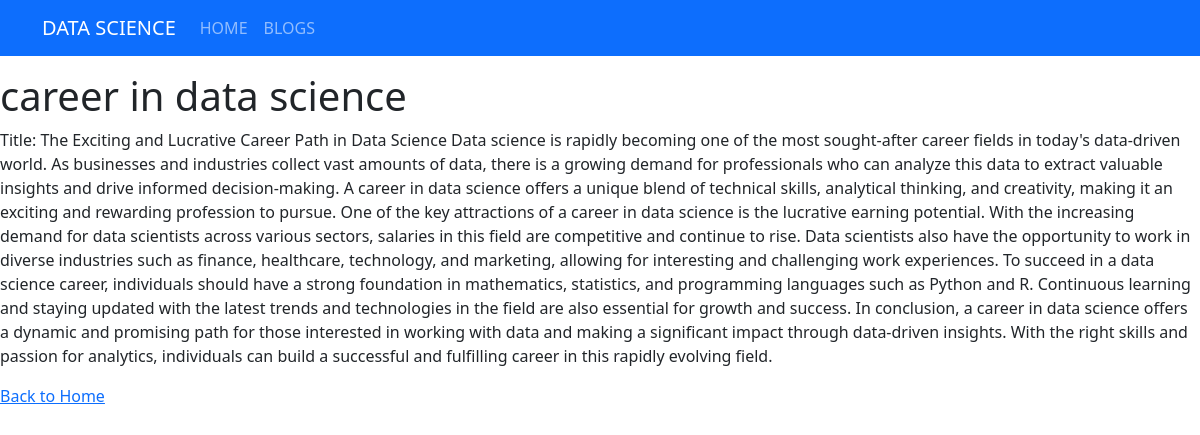
The page /post/33/ on the database its author committed.
### blog/models.py (models this page shows, shortened)
class Post(models.Model):
    title = models.CharField(max_length=200)
    content = models.TextField()
    excerpt = models.TextField(blank=True, null=True)
    created_at = models.DateTimeField(default=timezone.now)
    is_published = models.BooleanField(default=False)
    category = models.ForeignKey(Category, on_delete=models.CASCADE, related_name='posts', null=True, blank=True)
    image_url = models.URLField(max_length=200, null=True, blank=True)

### blog/views.py (the view)
# urls.py: path("post/<int:id>/", views.blog_details, name="blog_details"),
def blog_details(req, id):
    post = get_object_or_404(Post, id=id)
    return render(req, 'blog/details.html', {'post': post})

### blog/templates/blog/details.html (shortened to what this page needs)
{% extends 'base.html' %}
{% block content %}
<h1>{{ post.title }}</h1>
<p>{{ post.content }}</p>
<a href="{% url 'index' %}">Back to Home</a>
{% endblock %}

### rows shown on the page
Post: title "career in data science", content "Title: The Exciting and Lucrative Career Path in Data Science Data science is rapidly becoming one of the most sought-after career fields in today's data-driven world. As businesses and industries collect vast amounts of data, there is a growing demand for professionals who can analyze this data to extract valuable insights and drive informed decision-making. A career in data science offers a unique blend of technical skills, analytical thinking, and creativity, making it an exciting and rewarding profession to pursue. One of the key attractions of a career in data science is the lucrative earning potential. With the increasing demand for data scientists across various sectors, salaries in…"
